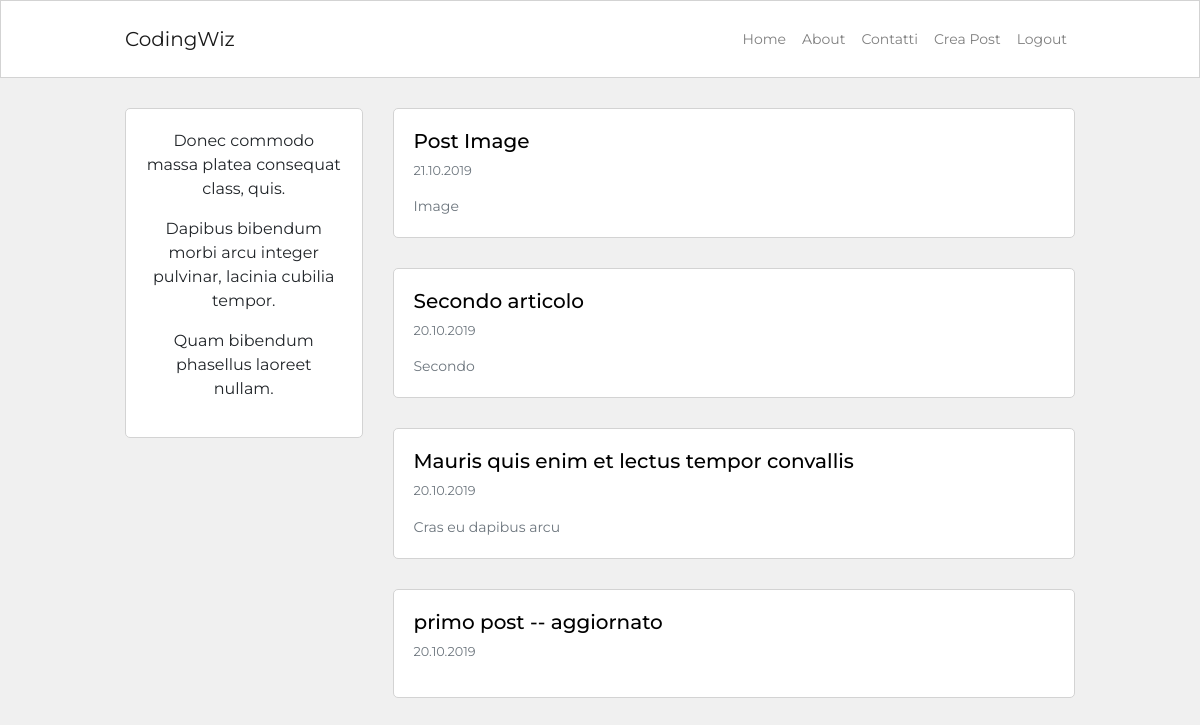
Screenshot of / (signed in) with the database file from the repository.
### blog/models.py (models this page shows, shortened)
class Post(db.Model):
    id = db.Column(db.Integer, primary_key=True)
    user_id = db.Column(db.Integer, db.ForeignKey('user.id'), nullable=False)
    created_at = db.Column(db.DateTime, default=datetime.now)
    title = db.Column(db.String(120), nullable=False)
    description = db.Column(db.String(240))
    body = db.Column(db.Text(), nullable=False)
    slug = db.Column(db.String(250))
    image = db.Column(db.String(120))

### blog/routes.py (the view)
@app.route('/')
def homepage():
    posts = Post.query.order_by(Post.created_at.desc()).all()
    return render_template("homepage.html",
                           posts=posts)

### blog/models.py (called while the page is built)
@login_manager.user_loader
def load_user(id):
    return User.query.get(int(id))

### blog/templates/homepage.html (shortened to what this page needs)
{% extends 'base.html' %}
{% block content %}
    <div class="container content-container">
        <div class="row no-gutters">
            <div class="col-md-9 order-md-2">
                {% for post in posts %}
                    <div class="single-post-home">
                        <h5>
                            <a class="custom-link"
                               href="{{ url_for('post_detail', post_slug=post.slug) }}">
                                {{ post.title }}
                            </a>
                        </h5>
                        <p class="p-small-two text-muted">{{ post.created_at.strftime('%d.%m.%Y') }}</p>
                        {% if post.description %}
                            <p class="p-small-one text-muted mb-0">
                                {{ post.description }}
                            </p>
                        {% endif %}
                    </div>
                {% endfor %}
            </div>
            <div class="col-md-3 order-md-1">
                {% include 'about_me_snippet.html' %}
            </div>
        </div>
    </div>
{% endblock %}

### blog/static/blog.css (style rules this page uses)
html, body { font-family: 'Montserrat', sans-serif; background-color: #f0f0f0; }
.content-container { max-width: 950px; margin-top: 30px; margin-bottom: 30px; padding: 0px; }
.single-post-home { background-color: #ffffff; border: 1px solid #d3d3d3; border-radius: 5px; padding: 20px; margin-bottom: 30px; }
.p-small-one { font-size: 0.875rem; }
.p-small-two { font-size: 0.800rem; }
.custom-link { color: #000000; }
@media (min-width: 768px) { .single-post-home { margin-left: 30px; } }

### rows the page displays
Post: title "Post Image", created_at "21.10.2019", description "Image"
Post: title "Secondo articolo", created_at "20.10.2019", description "Secondo"
Post: title "Mauris quis enim et lectus tempor convallis", created_at "20.10.2019", description "Cras eu dapibus arcu"
Post: title "primo post -- aggiornato", created_at "20.10.2019"

### other values shown
{{ lipsum(n=3, min=5, max=10) }} "Donec commodo massa platea consequat class, quis. Dapibus bibendum morbi arcu integer pulvinar, lacinia cubilia tempor. Quam bibendum phasellus laoreet nullam."
